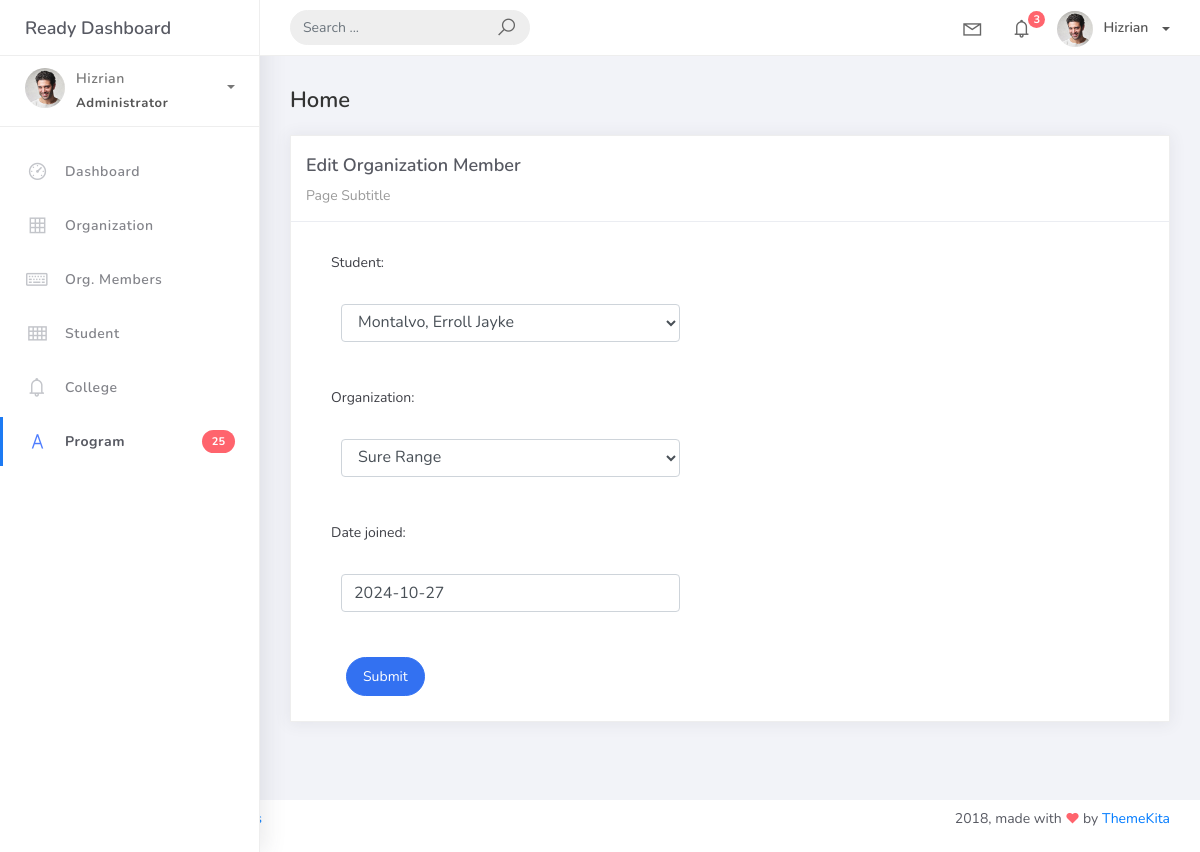
The page /orgmember_list/1 on the database its author committed.
### studentorg/models.py (models this page shows)
class BaseModel(models.Model):
    created_at = models.DateTimeField(auto_now_add=True, db_index=True)
    updated_at = models.DateTimeField(auto_now=True)
    class Meta:
        abstract = True

class OrgMember(BaseModel):
    student = models.ForeignKey(Student, on_delete=models.CASCADE)
    organization = models.ForeignKey(Organization, on_delete=models.CASCADE)
    date_joined = models.DateField()

### studentorg/views.py (the view)
# urls.py: path('orgmember_list/<pk>', OrgMemberUpdateView.as_view(), name='orgmember-update'),
class OrgMemberUpdateView(UpdateView):
    model = OrgMember
    form_class = OrgMemberForm
    template_name = 'org_member_edit.html'
    success_url = reverse_lazy('orgmember-list')

### studentorg/forms.py
class OrgMemberForm(ModelForm):
    class Meta:
        model = OrgMember
        fields = "__all__"

### studentorg/models.py (called while the page is built)
    def __str__(self):
        return self.name

    def __str__(self):
        return f"{self.lastname}, {self.firstname}"

### templates/org_member_edit.html (shortened to what this page needs)
{% extends 'base.html' %}
{% load static %}
{% block content %}
<div class="content">
   <div class="container-fluid">
     <h4 class="page-title">Home</h4>
     <div class="row">
       <div class="col-md-12">
         <div class="card">
           <div class="card-header">
             <div class="card-title">Edit Organization Member</div>
             <div class="card-category">Page Subtitle</div>
           </div>
           <div class="col-md-6">
           <div class="card-body">
             <form class="" action="" method="post" novalidate>
               {% include 'includes/form.html' %}
                 <div class="form-group">
                   <div class="col-md-12 col-sm-3">
                     <button type="submit" class="btn btn-primary btn-rounded">Submit</button>
                   </div>
                 </div>
               </div>
           </div>
         </div>
         </div>
       </div>
     </div>
   </div>
</div>
{% endblock %}

### templates/includes/form.html (shortened to what this page needs)
{% load widget_tweaks %}
{% for field in form %}
<div class="field item form-group">
    <label>{{ field.label_tag }}</label>
    <div class="form-group">
        {% render_field field class="form-control" %}
    </div>
</div>
{% endfor %}

### rows shown on the page
OrgMember: student "Montalvo, Erroll Jayke" "Sure Range" "2024-10-27"

### other values the page prints
{{ field.label_tag }} "Student:" "Organization:" "Date joined:"
